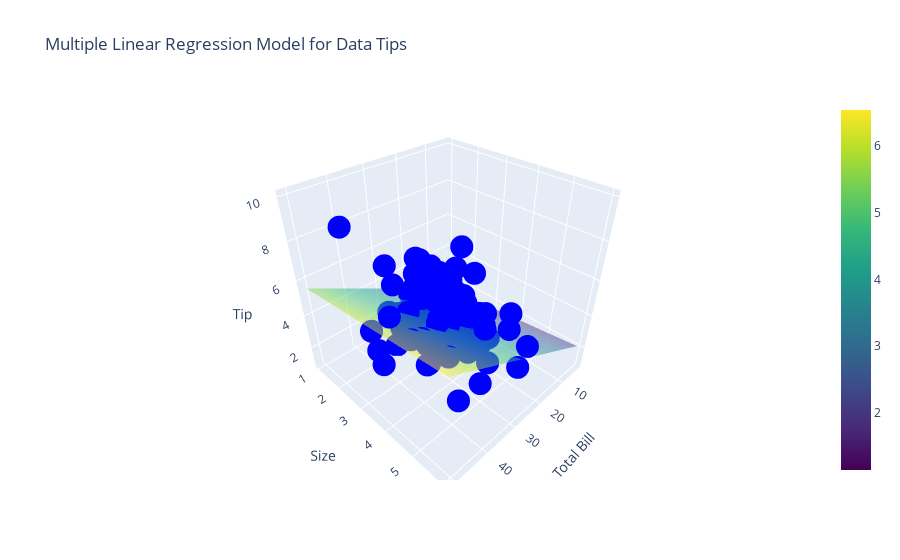

Notebook code cell kept with this figure:
### Markdown cell above
## Interactive Plot

### Code cell
import plotly.graph_objects as go


slope_1=0.0927 
slope_2=0.1926
intercept=0.6689


#scatterplot
fig=go.Figure()
fig.add_trace(
              go.Scatter3d(x=df['total_bill'],y=df['size'],z=df['tip'],mode='markers',marker=dict(color='blue'))
                )

#3d Plane
total_bill_range=np.linspace(df['total_bill'].min(),df['total_bill'].max(),100)
size_range=np.linspace(df['size'].min(),df['size'].max(),100)
total_bill_mesh, size_mesh=np.meshgrid(total_bill_range,size_range)

#insert linear regression equation
tip_mesh=intercept+slope_1*total_bill_mesh+slope_2*size_mesh


#plot 3d plane
fig.add_trace(
              go.Surface(x=total_bill_mesh,y=size_mesh,z=tip_mesh, colorscale='Viridis',opacity=0.5)
                )


fig.update_layout(
scene=dict(xaxis_title='Total Bill', yaxis_title='Size', zaxis_title='Tip')
    ,title='Multiple Linear Regression Model for Data Tips'
)

fig.show()

### Figure 1 — Plotly figure (JSON) as saved in the notebook; plotly's stock layout.template omitted (floating-point values rounded to 4 significant figures; data arrays with more than 128 entries replaced by an {"elided": "..."} marker saying what was removed)
{"data": [{"marker": {"color": "blue"}, "mode": "markers", "type": "scatter3d", "x": {"elided": "244 float values"}, "y": {"elided": "244 int values"}, "z": {"elided": "244 float values"}}, {"colorscale": [[0, "#440154"], [0.1111, "#482878"], [0.2222, "#3e4989"], [0.3333, "#31688e"], [0.4444, "#26828e"], [0.5556, "#1f9e89"], [0.6667, "#35b779"], [0.7778, "#6ece58"], [0.8889, "#b5de2b"], [1, "#fde725"]], "opacity": 0.5, "type": "surface", "x": {"elided": "100x100 float values"}, "y": {"elided": "100x100 float values"}, "z": {"elided": "100x100 float values"}}], "layout": {"scene": {"xaxis": {"title": {"text": "Total Bill"}}, "yaxis": {"title": {"text": "Size"}}, "zaxis": {"title": {"text": "Tip"}}}, "title": {"text": "Multiple Linear Regression Model for Data Tips"}}}
